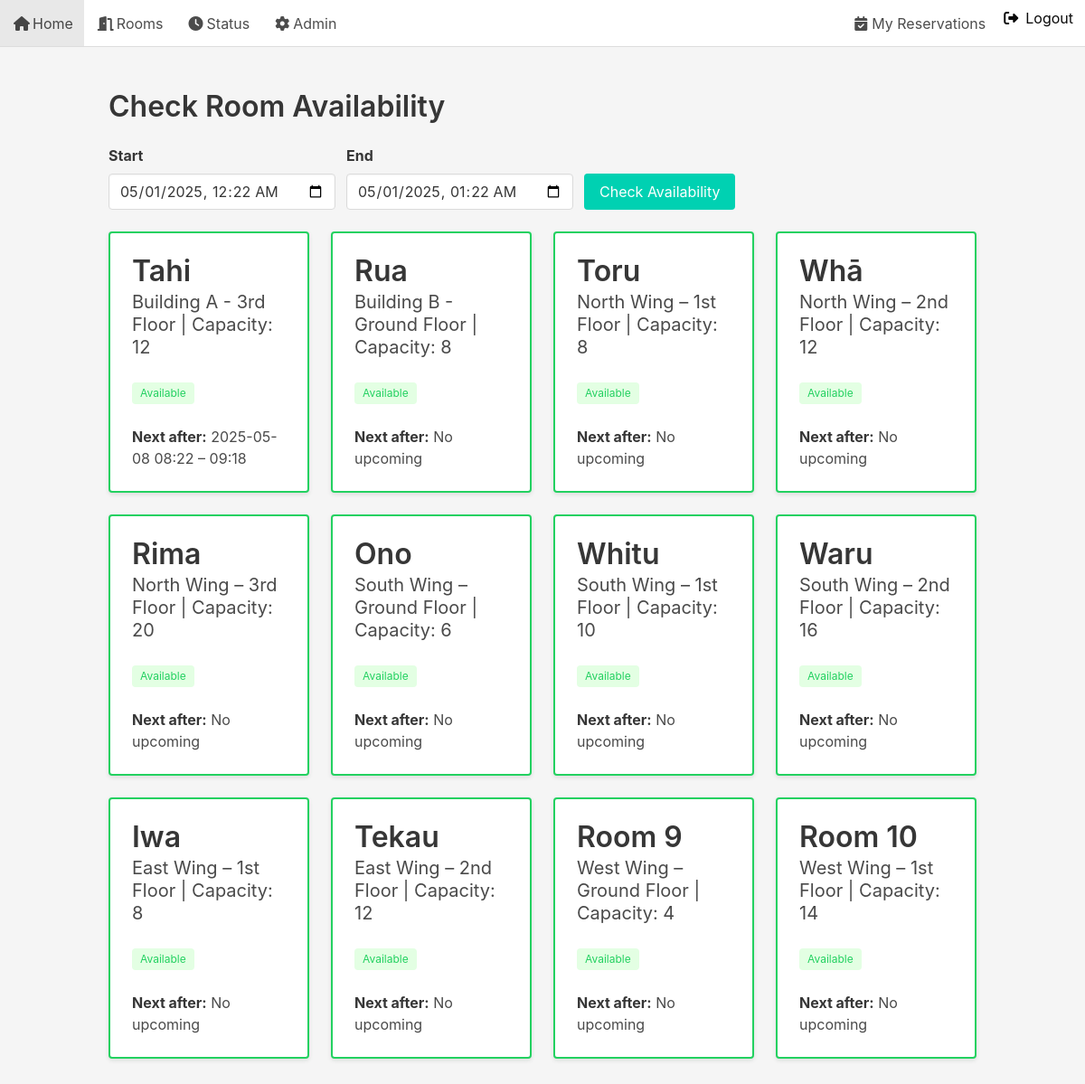
Screenshot of /status/ (signed in) with the database file from the repository.
### reservations/models.py (models this page shows, shortened)
class Room(models.Model):
    name        = models.CharField(max_length=100)
    location    = models.CharField(max_length=100)
    capacity    = models.PositiveIntegerField()
    description = models.TextField(blank=True)

class Reservation(models.Model):
    user       = models.ForeignKey(User, on_delete=models.CASCADE)
    room       = models.ForeignKey(Room, on_delete=models.CASCADE)
    start_time = models.DateTimeField()
    end_time   = models.DateTimeField()
    created_at = models.DateTimeField(auto_now_add=True)
    class Meta:
        ordering = ['start_time']
        unique_together = ('room', 'start_time', 'end_time')

### reservations/views.py (the view)
# urls.py: path('status/',          views.room_status,       name='room_status'),
def room_status(request):
    slot_s = request.GET.get('slot_start')
    slot_e = request.GET.get('slot_end')
    try:
        start = datetime.fromisoformat(slot_s) if slot_s else timezone.now()
    except (TypeError, ValueError):
        start = timezone.now()
    end = (datetime.fromisoformat(slot_e)
           if slot_e else start + timedelta(hours=1))
    status_list = []
    for room in Room.objects.all():
        occupied = Reservation.objects.filter(
            room=room,
            start_time__lt=end,
            end_time__gt=start
        ).exists()
        next_res = Reservation.objects.filter(
            room=room,
            start_time__gte=end
        ).order_by('start_time').first()
        status_list.append({
            'room':     room,
            'occupied': occupied,
            'next_res': next_res,
        })
    return render(request, 'reservations/room_status.html', {
        'status_list': status_list,
        'slot_start':  start,
        'slot_end':    end,
    })

### templates/reservations/room_status.html (shortened to what this page needs)
{% extends 'base.html' %}
{% block content %}
  <h1 class="title">Check Room Availability</h1>
  <form method="get" class="mb-5">
    <div class="field is-grouped">
      <p class="control">
        <label class="label">Start</label>
        <input class="input" type="datetime-local" name="slot_start"
               value="{{ slot_start|date:'Y-m-d\\TH:i' }}">
      </p>
      <p class="control">
        <label class="label">End</label>
        <input class="input" type="datetime-local" name="slot_end"
               value="{{ slot_end|date:'Y-m-d\\TH:i' }}">
      </p>
      <p class="control" style="align-self:flex-end;">
        <button class="button is-primary" type="submit">Check Availability</button>
      </p>
    </div>
  </form>
  <div class="columns is-multiline">
    {% for item in status_list %}
      <div class="column is-one-quarter">
        <div class="card {% if item.occupied %}has-background-danger-light{% else %}has-background-success-light{% endif %}">
          <div class="card-content">
            <p class="title">{{ item.room.name }}</p>
            <p class="subtitle">{{ item.room.location }} | Capacity: {{ item.room.capacity }}</p>
            <div class="content">
              {% if item.occupied %}
                <span class="tag is-danger is-light">Occupied</span>
              {% else %}
                <span class="tag is-success is-light">Available</span>
              {% endif %}
            </div>
            <div class="content">
              <strong>Next after:</strong>
              {% if item.next_res %}
                {{ item.next_res.start_time|date:"Y-m-d H:i" }} –
                {{ item.next_res.end_time|date:"H:i" }}
              {% else %}
                No upcoming
              {% endif %}
            </div>
          </div>
        </div>
      </div>
    {% endfor %}
  </div>
{% endblock %}

### staticfiles/css/custom.css (style rules this page uses)
body { background-color: #f5f5f5; }
.card { box-shadow: 0 2px 5px rgba(0,0,0,0.1); border: 2px solid transparent; }
.tag.is-success { background-color: #23d160 !important; color: white !important; }
.tag.is-success.is-light { background-color: #e3ffe3 !important; color: #23d160 !important; }
.card.has-background-success-light { border-color: #23d160; background-color: white !important; }

### rows the page displays
Room: room.name "Tahi", room.location "Building A - 3rd Floor", room.capacity "12", next_res.start_time "2025-05-08 08:22", next_res.end_time "09:18"
Room: room.name "Rua", room.location "Building B - Ground Floor", room.capacity "8", shows "No upcoming"
Room: room.name "Toru", room.location "North Wing – 1st Floor", room.capacity "8", shows "No upcoming"
Room: room.name "Whā", room.location "North Wing – 2nd Floor", room.capacity "12", shows "No upcoming"
Room: room.name "Rima", room.location "North Wing – 3rd Floor", room.capacity "20", shows "No upcoming"
Room: room.name "Ono", room.location "South Wing – Ground Floor", room.capacity "6", shows "No upcoming"
Room: room.name "Whitu", room.location "South Wing – 1st Floor", room.capacity "10", shows "No upcoming"
Room: room.name "Waru", room.location "South Wing – 2nd Floor", room.capacity "16", shows "No upcoming"
Room: room.name "Iwa", room.location "East Wing – 1st Floor", room.capacity "8", shows "No upcoming"
Room: room.name "Tekau", room.location "East Wing – 2nd Floor", room.capacity "12", shows "No upcoming"
Room: room.name "Room 9", room.location "West Wing – Ground Floor", room.capacity "4", shows "No upcoming"
Room: room.name "Room 10", room.location "West Wing – 1st Floor", room.capacity "14", shows "No upcoming"
